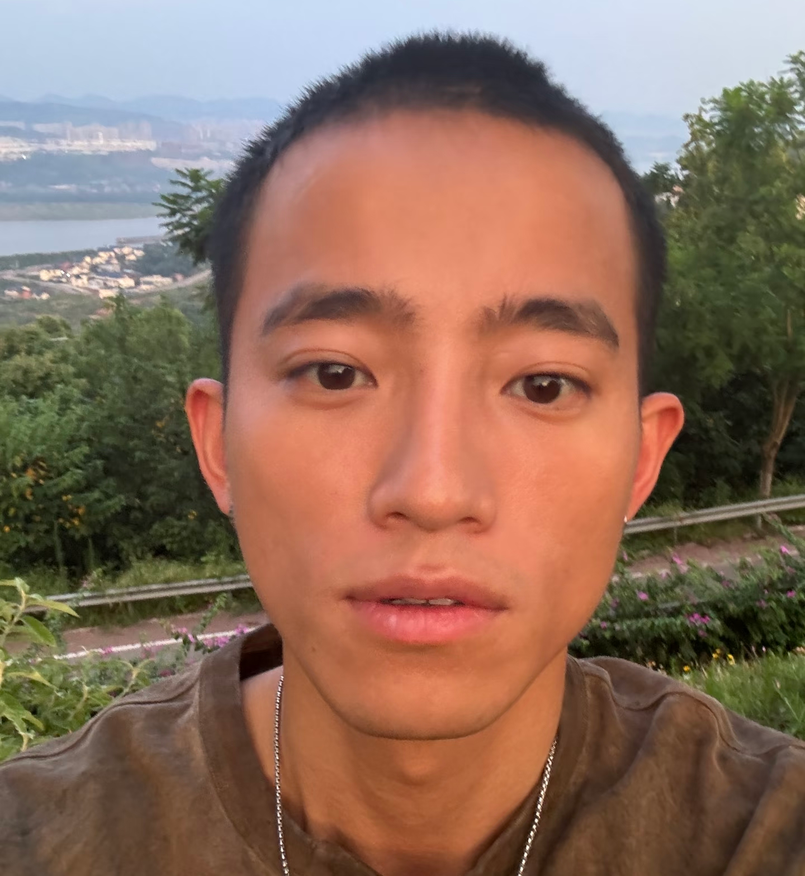
#> input picture five_point.png, 805 x 876 px, shrunk from 1440 x 1567 before the run
$ python visualize_quality.py   (older library calls are emulated)
#> lines starting #> are read from the running program, lines starting #| are printed output that depends on the picture
import cv2
import numpy as np
import os

def visualize_quality_process(image_path):
#> called with image_path = 'five_point.png'
    if not os.path.exists(image_path):
        print(f"❌ 找不到图片: {image_path}")
        return

    # 读取原图
    original_img = cv2.imread(image_path)
#> original_img is the input picture: shape (876, 805, 3); mean B, G, R 93, 109.6, 140.2

    # ==========================================
    # 步骤 1：灰度转换与光照评估可视化
    # ==========================================
    gray_img = cv2.cvtColor(original_img, cv2.COLOR_BGR2GRAY)
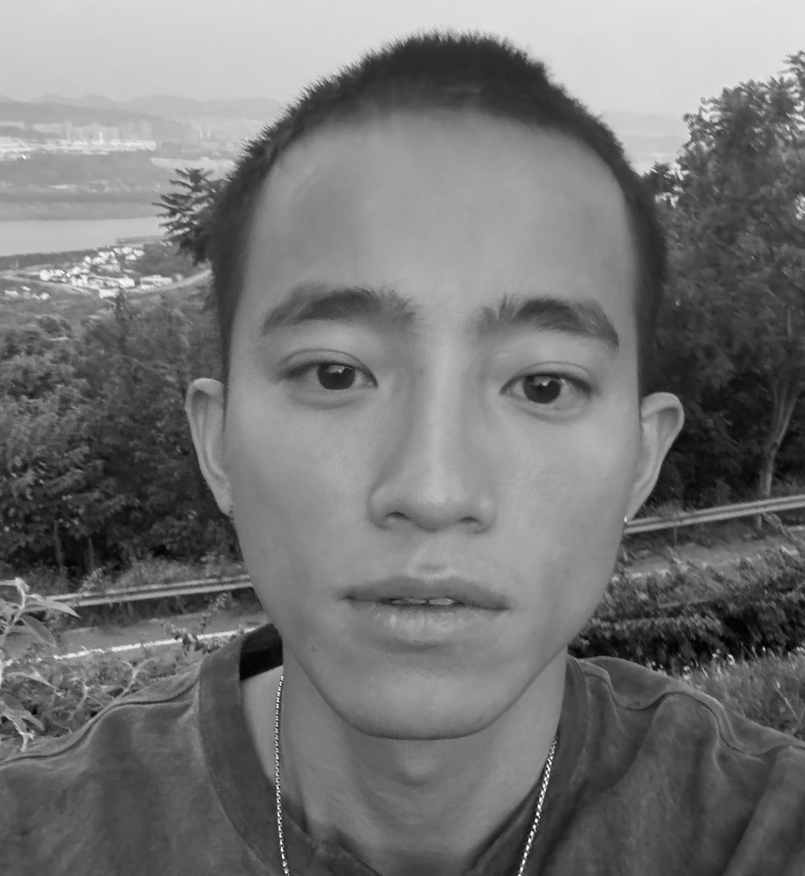
#> gray_img: shape (876, 805); min 0, max 255, mean 116.9
    mean_brightness = np.mean(gray_img)
#> mean_brightness = 116.9
    brightness_penalty = abs(mean_brightness - 128) / 128.0
#> brightness_penalty = 0.0868

    # 将灰度图复制一份用于绘制文字
    gray_vis = cv2.cvtColor(gray_img, cv2.COLOR_GRAY2BGR)
    cv2.putText(gray_vis, f"Mean Brightness: {mean_brightness:.1f} (Ideal: 128)", (10, 30),
                cv2.FONT_HERSHEY_SIMPLEX, 0.7, (0, 255, 0), 2)
    cv2.putText(gray_vis, f"Brightness Penalty: {brightness_penalty:.3f}", (10, 60),
                cv2.FONT_HERSHEY_SIMPLEX, 0.7, (0, 0, 255), 2)
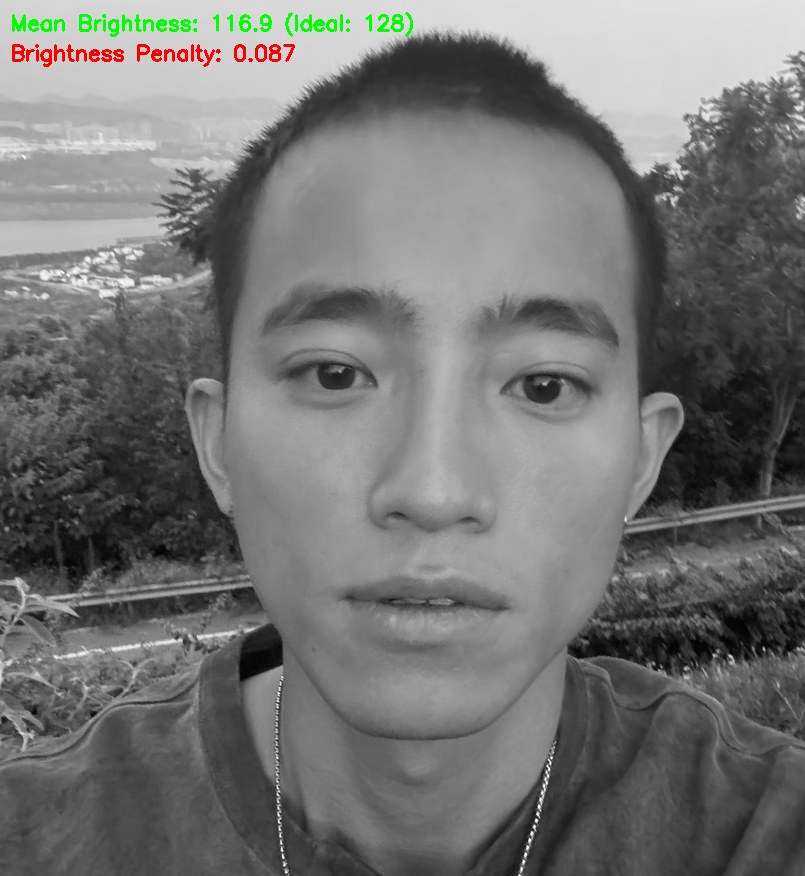
#> gray_vis: shape (876, 805, 3); mean B, G, R 115.5, 116.5, 116.2

    cv2.imwrite("Quality_Step1_Grayscale.png", gray_vis)
    print("✅ 已生成: Quality_Step1_Grayscale.png (展示光照分布)")

    # ==========================================
    # 步骤 2：拉普拉斯算子 (高频边缘提取) 可视化
    # ==========================================
    # cv2.CV_64F 可以保留负数和大于255的值，确保计算方差的绝对精准
    laplacian_64f = cv2.Laplacian(gray_img, cv2.CV_64F)
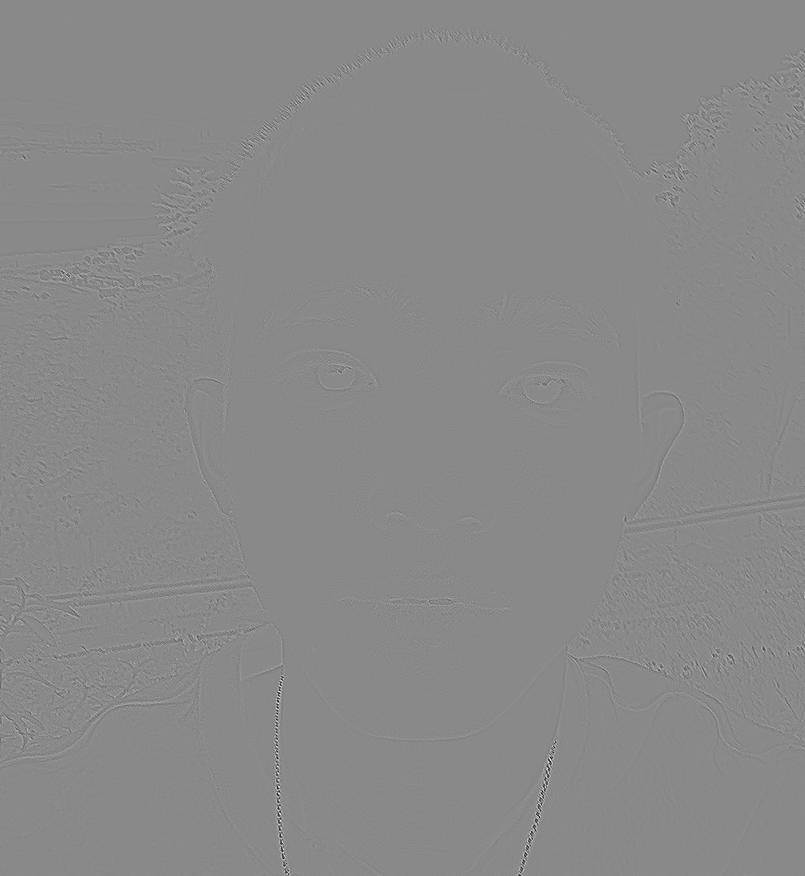
#> laplacian_64f: shape (876, 805) float64; min -373, max 318, mean 0; drawn with min black and max white
    laplacian_var = laplacian_64f.var()
#> laplacian_var = 132

    # 为了让人眼能看到(可视化)，我们需要将 64位浮点数 取绝对值并压缩回 0-255(uint8)
    laplacian_vis = cv2.convertScaleAbs(laplacian_64f)
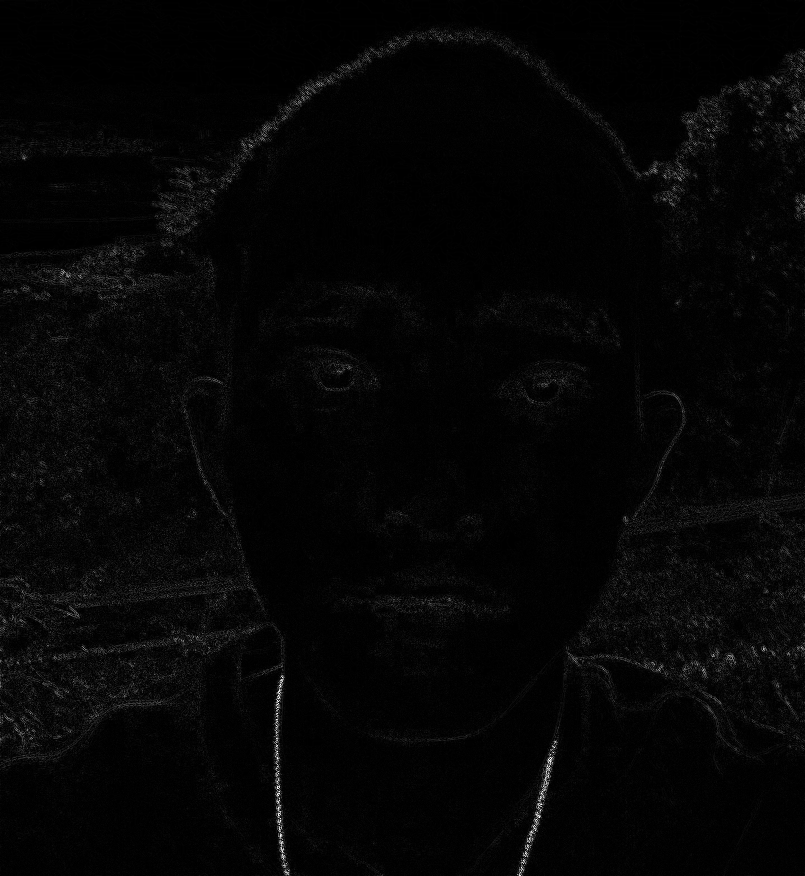
#> laplacian_vis: shape (876, 805); min 0, max 255, mean 5.3

    # 转换回BGR空间以便画彩色文字
    laplacian_vis_color = cv2.cvtColor(laplacian_vis, cv2.COLOR_GRAY2BGR)

    # 判断是否达到你代码中的阈值 (blur_threshold=60.0)
    threshold = 60.0
    status = "PASS (Clear)" if laplacian_var > threshold else "FAIL (Blurry)"
#> status = 'PASS (Clear)'
    color = (0, 255, 0) if laplacian_var > threshold else (0, 0, 255)
#> color = (0, 255, 0)

    cv2.putText(laplacian_vis_color, f"Laplacian Variance: {laplacian_var:.1f}", (10, 30),
                cv2.FONT_HERSHEY_SIMPLEX, 0.7, color, 2)
    cv2.putText(laplacian_vis_color, f"Status: {status} (Thresh: {threshold})", (10, 60),
                cv2.FONT_HERSHEY_SIMPLEX, 0.7, color, 2)
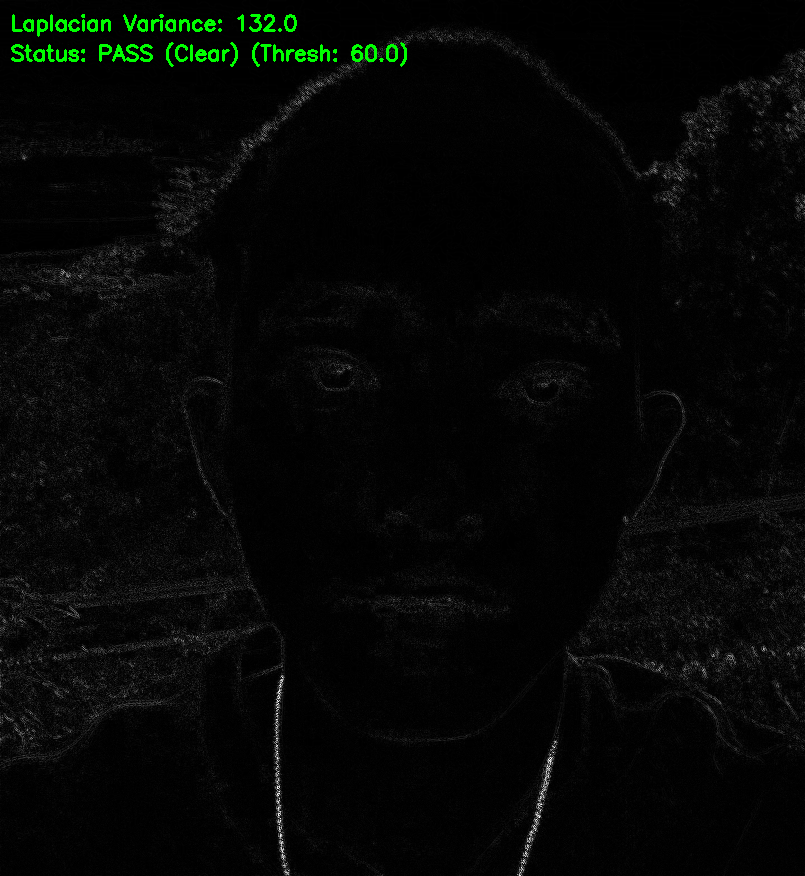
#> laplacian_vis_color: shape (876, 805, 3); mean B, G, R 5.3, 6.9, 5.3

    cv2.imwrite("Quality_Step2_Laplacian.png", laplacian_vis_color)
    print("✅ 已生成: Quality_Step2_Laplacian.png (展示高频边缘特征)")

    # 打印最终的综合得分 (对应你 quality.py 中的单帧计算公式)
    single_frame_score = laplacian_var * (1.0 - 0.2 * brightness_penalty)
#> single_frame_score = 129.7
    print(f"\n📊 最终单帧综合质量得分: {single_frame_score:.2f}")
#| 📊 最终单帧综合质量得分: 129.74

if __name__ == "__main__":
    target_image = "five_point.png"
    visualize_quality_process(target_image)
